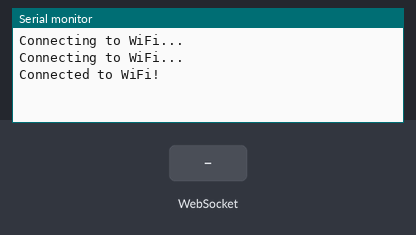
Bench run of a sketch on a simulated ESP32. Shown: the last lines printed to the serial monitor. The inputs (shaded band) are chosen by the test bench. WiFi joins after 1.5 s; servers stay silent unless stated.

Above: at 3.2 s.
3.3 s: WebSocket text "1" received
At 4.3 s:
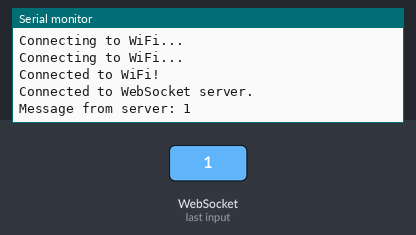
4.8 s: WebSocket text "0" received
At 4.96 s:
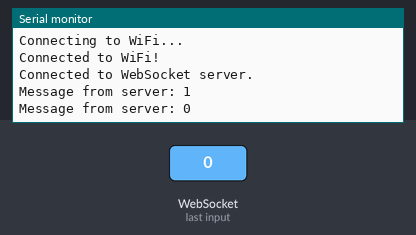
6.5 s: WebSocket text "2" received
At 7.9 s:
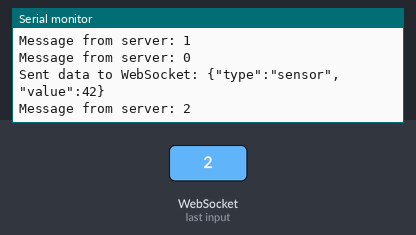

The sketch:

esp32_code.ino
```cpp
#include <WiFi.h>
#include <WebSocketsClient.h>

// Replace with your network credentials
const char* ssid = "your-SSID";
const char* password = "your-PASSWORD";

// Replace with your WebSocket server address
const char* wsServer = "your-vercel-deployment-url";

// Initialize WebSocket client
WebSocketsClient webSocket;

void webSocketEvent(WStype_t type, uint8_t *payload, size_t length) {
  switch (type) {
    case WStype_DISCONNECTED:
      Serial.println("Disconnected from WebSocket server.");
      break;
    case WStype_CONNECTED:
      Serial.println("Connected to WebSocket server.");
      break;
    case WStype_TEXT:
      Serial.printf("Message from server: %s\n", payload);
      break;
  }
}

void setup() {
  Serial.begin(115200);
  WiFi.begin(ssid, password);

  while (WiFi.status() != WL_CONNECTED) {
    delay(1000);
    Serial.println("Connecting to WiFi...");
  }
  Serial.println("Connected to WiFi!");

  webSocket.begin(wsServer, 443, "/api/websocket");
  webSocket.onEvent(webSocketEvent);
}

void loop() {
  webSocket.loop();

  // Send data every 5 seconds
  static unsigned long lastSend = 0;
  if (millis() - lastSend > 5000) {
    lastSend = millis();

    String json = "{\"type\":\"sensor\",\"value\":42}";
    webSocket.sendTXT(json);

    Serial.println("Sent data to WebSocket: " + json);
  }
}
```

Measured:
- after the input at 3.3 s, the serial monitor: prints a new line at once (image 1)
- after the input at 4.8 s, the serial monitor: prints a new line at once (image 2)
- after the input at 6.5 s, the serial monitor: prints a new line at once (image 3)
